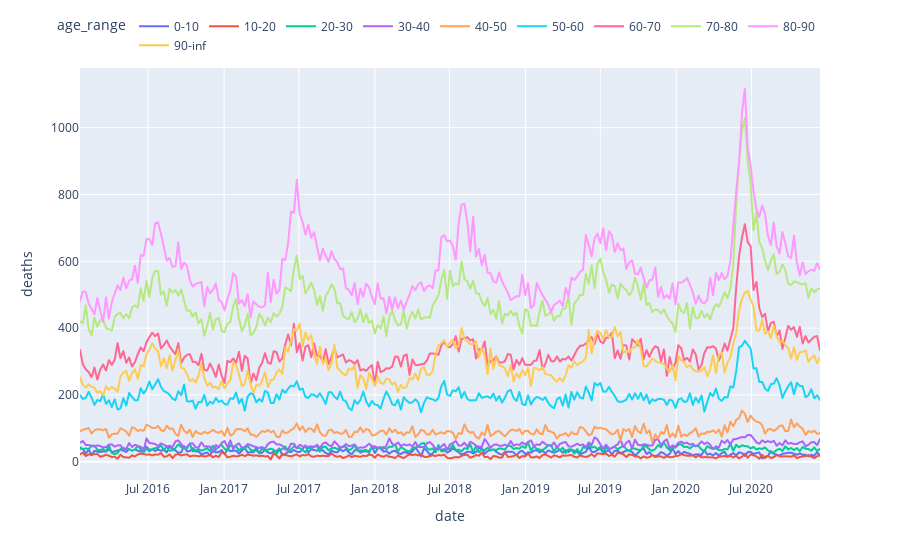

Write notebook code for a chart like this one.
### Code cell
fig = px.line(deaths_groups.query(f'{group_col} != "total"'), x='date', y='deaths', color=group_col)

fig.update_layout(legend=dict(
    orientation="h",
    yanchor="bottom",
    y=1.02,
    xanchor="right",
    x=1
))

### Figure 1 — Plotly figure (JSON) as saved in the notebook; plotly's stock layout.template omitted (floating-point values rounded to 4 significant figures; data arrays with more than 128 entries replaced by an {"elided": "..."} marker saying what was removed)
{"data": [{"hoverlabel": {"namelength": 0}, "hovertemplate": "age_range=0-10<br>date=%{x}<br>deaths=%{y}", "legendgroup": "0-10", "line": {"color": "#636efa", "dash": "solid"}, "mode": "lines", "name": "0-10", "showlegend": true, "type": "scattergl", "x": {"elided": "257 str values"}, "xaxis": "x", "y": {"elided": "257 int values"}, "yaxis": "y"}, {"hoverlabel": {"namelength": 0}, "hovertemplate": "age_range=10-20<br>date=%{x}<br>deaths=%{y}", "legendgroup": "10-20", "line": {"color": "#EF553B", "dash": "solid"}, "mode": "lines", "name": "10-20", "showlegend": true, "type": "scattergl", "x": {"elided": "257 str values"}, "xaxis": "x", "y": {"elided": "257 int values"}, "yaxis": "y"}, {"hoverlabel": {"namelength": 0}, "hovertemplate": "age_range=20-30<br>date=%{x}<br>deaths=%{y}", "legendgroup": "20-30", "line": {"color": "#00cc96", "dash": "solid"}, "mode": "lines", "name": "20-30", "showlegend": true, "type": "scattergl", "x": {"elided": "257 str values"}, "xaxis": "x", "y": {"elided": "257 int values"}, "yaxis": "y"}, {"hoverlabel": {"namelength": 0}, "hovertemplate": "age_range=30-40<br>date=%{x}<br>deaths=%{y}", "legendgroup": "30-40", "line": {"color": "#ab63fa", "dash": "solid"}, "mode": "lines", "name": "30-40", "showlegend": true, "type": "scattergl", "x": {"elided": "257 str values"}, "xaxis": "x", "y": {"elided": "257 int values"}, "yaxis": "y"}, {"hoverlabel": {"namelength": 0}, "hovertemplate": "age_range=40-50<br>date=%{x}<br>deaths=%{y}", "legendgroup": "40-50", "line": {"color": "#FFA15A", "dash": "solid"}, "mode": "lines", "name": "40-50", "showlegend": true, "type": "scattergl", "x": {"elided": "257 str values"}, "xaxis": "x", "y": {"elided": "257 int values"}, "yaxis": "y"}, {"hoverlabel": {"namelength": 0}, "hovertemplate": "age_range=50-60<br>date=%{x}<br>deaths=%{y}", "legendgroup": "50-60", "line": {"color": "#19d3f3", "dash": "solid"}, "mode": "lines", "name": "50-60", "showlegend": true, "type": "scattergl", "x": {"elided": "257 str values"}, "xaxis": "x", "y": {"elided": "257 int values"}, "yaxis": "y"}, {"hoverlabel": {"namelength": 0}, "hovertemplate": "age_range=60-70<br>date=%{x}<br>deaths=%{y}", "legendgroup": "60-70", "line": {"color": "#FF6692", "dash": "solid"}, "mode": "lines", "name": "60-70", "showlegend": true, "type": "scattergl", "x": {"elided": "257 str values"}, "xaxis": "x", "y": {"elided": "257 int values"}, "yaxis": "y"}, {"hoverlabel": {"namelength": 0}, "hovertemplate": "age_range=70-80<br>date=%{x}<br>deaths=%{y}", "legendgroup": "70-80", "line": {"color": "#B6E880", "dash": "solid"}, "mode": "lines", "name": "70-80", "showlegend": true, "type": "scattergl", "x": {"elided": "257 str values"}, "xaxis": "x", "y": {"elided": "257 int values"}, "yaxis": "y"}, {"hoverlabel": {"namelength": 0}, "hovertemplate": "age_range=80-90<br>date=%{x}<br>deaths=%{y}", "legendgroup": "80-90", "line": {"color": "#FF97FF", "dash": "solid"}, "mode": "lines", "name": "80-90", "showlegend": true, "type": "scattergl", "x": {"elided": "257 str values"}, "xaxis": "x", "y": {"elided": "257 int values"}, "yaxis": "y"}, {"hoverlabel": {"namelength": 0}, "hovertemplate": "age_range=90-inf<br>date=%{x}<br>deaths=%{y}", "legendgroup": "90-inf", "line": {"color": "#FECB52", "dash": "solid"}, "mode": "lines", "name": "90-inf", "showlegend": true, "type": "scattergl", "x": {"elided": "257 str values"}, "xaxis": "x", "y": {"elided": "257 int values"}, "yaxis": "y"}], "layout": {"legend": {"orientation": "h", "title": {"text": "age_range"}, "tracegroupgap": 0, "x": 1, "xanchor": "right", "y": 1.02, "yanchor": "bottom"}, "margin": {"t": 60}, "xaxis": {"anchor": "y", "domain": [0, 1], "title": {"text": "date"}}, "yaxis": {"anchor": "x", "domain": [0, 1], "title": {"text": "deaths"}}}}
